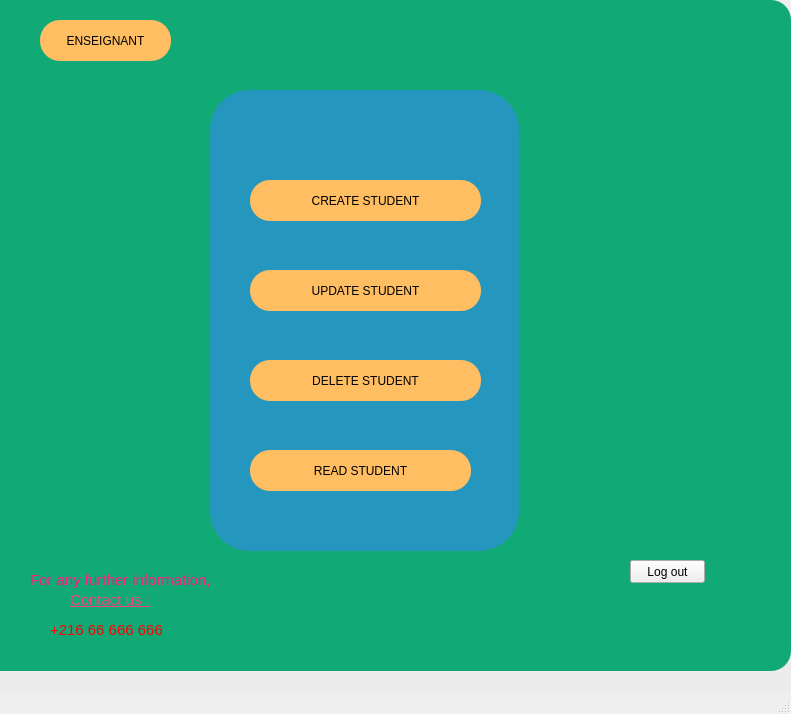
<?xml version="1.0" encoding="UTF-8"?>
<ui version="4.0">
 <class>eleveMainWindow</class>
 <widget class="QMainWindow" name="eleveMainWindow">
  <property name="geometry">
   <rect>
    <x>0</x>
    <y>0</y>
    <width>791</width>
    <height>714</height>
   </rect>
  </property>
  <property name="windowTitle">
   <string>MainWindow</string>
  </property>
  <widget class="QWidget" name="centralwidget">
   <widget class="QGroupBox" name="groupBox">
    <property name="geometry">
     <rect>
      <x>-10</x>
      <y>0</y>
      <width>841</width>
      <height>711</height>
     </rect>
    </property>
    <property name="title">
     <string>USER LIST</string>
    </property>
    <widget class="QPushButton" name="pushButton_5">
     <property name="geometry">
      <rect>
       <x>640</x>
       <y>560</y>
       <width>75</width>
       <height>23</height>
      </rect>
     </property>
     <property name="text">
      <string>Log out</string>
     </property>
    </widget>
    <widget class="QFrame" name="frame_14">
     <property name="geometry">
      <rect>
       <x>-10</x>
       <y>10</y>
       <width>721</width>
       <height>69</height>
      </rect>
     </property>
     <property name="styleSheet">
      <string notr="true">border-color: rgb(37, 150, 190);
border-radius: 40px;</string>
     </property>
     <property name="frameShape">
      <enum>QFrame::StyledPanel</enum>
     </property>
     <property name="frameShadow">
      <enum>QFrame::Raised</enum>
     </property>
     <widget class="QPushButton" name="pushButton_6">
      <property name="geometry">
       <rect>
        <x>60</x>
        <y>10</y>
        <width>131</width>
        <height>41</height>
       </rect>
      </property>
      <property name="styleSheet">
       <string notr="true">#pushButton_6{

border-radius:20px;


background-color: #ffbe62
}

#pushButton_6:hover{
border-radius:20px;
font: 10pt 'Century Gothic';
background:#ffffff;


}
</string>
      </property>
      <property name="text">
       <string>ENSEIGNANT</string>
      </property>
     </widget>
    </widget>
    <widget class="QLabel" name="contactus_label_7">
     <property name="geometry">
      <rect>
       <x>80</x>
       <y>590</y>
       <width>91</width>
       <height>20</height>
      </rect>
     </property>
     <property name="styleSheet">
      <string notr="true">color: rgb(255, 63, 126);
font: 6pt &quot;MS Shell Dlg 2&quot;;
text-decoration: underline;</string>
     </property>
     <property name="text">
      <string>&lt;html&gt;&lt;head/&gt;&lt;body&gt;&lt;p&gt;&lt;span style=&quot; font-size:11pt;&quot;&gt;Contact us :&lt;/span&gt;&lt;/p&gt;&lt;/body&gt;&lt;/html&gt;</string>
     </property>
    </widget>
    <widget class="QLabel" name="number_label_7">
     <property name="geometry">
      <rect>
       <x>60</x>
       <y>620</y>
       <width>121</width>
       <height>20</height>
      </rect>
     </property>
     <property name="styleSheet">
      <string notr="true">color: rgb(255, 0, 0);
font: 75 6pt &quot;MS Shell Dlg 2&quot;;
background-color: none;</string>
     </property>
     <property name="text">
      <string>&lt;html&gt;&lt;head/&gt;&lt;body&gt;&lt;p&gt;&lt;span style=&quot; font-size:11pt;&quot;&gt;+216 66 666 666&lt;/span&gt;&lt;/p&gt;&lt;/body&gt;&lt;/html&gt;</string>
     </property>
    </widget>
    <widget class="QLabel" name="label_23">
     <property name="geometry">
      <rect>
       <x>40</x>
       <y>570</y>
       <width>191</width>
       <height>20</height>
      </rect>
     </property>
     <property name="styleSheet">
      <string notr="true">color: rgb(255, 28, 126);
font: 6pt &quot;MS Shell Dlg 2&quot;;
background-color: none;</string>
     </property>
     <property name="text">
      <string>&lt;html&gt;&lt;head/&gt;&lt;body&gt;&lt;p&gt;&lt;span style=&quot; font-size:11pt;&quot;&gt;For any further information,&lt;/span&gt;&lt;/p&gt;&lt;/body&gt;&lt;/html&gt;</string>
     </property>
    </widget>
    <widget class="QFrame" name="frame_13">
     <property name="geometry">
      <rect>
       <x>220</x>
       <y>90</y>
       <width>309</width>
       <height>461</height>
      </rect>
     </property>
     <property name="styleSheet">
      <string notr="true">background-color: #2596be;
border-radius: 40px;
</string>
     </property>
     <property name="frameShape">
      <enum>QFrame::StyledPanel</enum>
     </property>
     <property name="frameShadow">
      <enum>QFrame::Raised</enum>
     </property>
     <widget class="QPushButton" name="pushButton_4">
      <property name="geometry">
       <rect>
        <x>40</x>
        <y>90</y>
        <width>231</width>
        <height>41</height>
       </rect>
      </property>
      <property name="styleSheet">
       <string notr="true">#pushButton_4{

border-radius:20px;


background-color: #ffbe62
}

#pushButton_4:hover{
border-radius:20px;
font: 10pt 'Century Gothic';
background:#ffffff;


}</string>
      </property>
      <property name="text">
       <string>CREATE STUDENT</string>
      </property>
     </widget>
     <widget class="QPushButton" name="pushButton">
      <property name="geometry">
       <rect>
        <x>40</x>
        <y>180</y>
        <width>231</width>
        <height>41</height>
       </rect>
      </property>
      <property name="styleSheet">
       <string notr="true">#pushButton{

border-radius:20px;


background-color: #ffbe62
}

#pushButton:hover{
border-radius:20px;
font: 10pt 'Century Gothic';
background:#ffffff;


}</string>
      </property>
      <property name="text">
       <string>UPDATE STUDENT</string>
      </property>
     </widget>
     <widget class="QPushButton" name="pushButton_2">
      <property name="geometry">
       <rect>
        <x>40</x>
        <y>270</y>
        <width>231</width>
        <height>41</height>
       </rect>
      </property>
      <property name="styleSheet">
       <string notr="true">#pushButton_2{

border-radius:20px;


background-color: #ffbe62
}

#pushButton_2:hover{
border-radius:20px;
font: 10pt 'Century Gothic';
background:#ffffff;


}</string>
      </property>
      <property name="text">
       <string>DELETE STUDENT</string>
      </property>
     </widget>
     <widget class="QPushButton" name="pushButton_3">
      <property name="geometry">
       <rect>
        <x>40</x>
        <y>360</y>
        <width>221</width>
        <height>41</height>
       </rect>
      </property>
      <property name="styleSheet">
       <string notr="true">#pushButton_3{

border-radius:20px;


background-color: #ffbe62
}

#pushButton_3:hover{
border-radius:20px;
font: 10pt 'Century Gothic';
background:#ffffff;


}</string>
      </property>
      <property name="text">
       <string>READ STUDENT</string>
      </property>
     </widget>
    </widget>
    <widget class="QGraphicsView" name="graphicsView_2">
     <property name="geometry">
      <rect>
       <x>-10</x>
       <y>0</y>
       <width>811</width>
       <height>671</height>
      </rect>
     </property>
     <property name="styleSheet">
      <string notr="true">background-color:rgb(17, 170, 119);
border-radius: 20px;</string>
     </property>
    </widget>
    <zorder>graphicsView_2</zorder>
    <zorder>pushButton_5</zorder>
    <zorder>frame_14</zorder>
    <zorder>contactus_label_7</zorder>
    <zorder>number_label_7</zorder>
    <zorder>label_23</zorder>
    <zorder>frame_13</zorder>
   </widget>
  </widget>
  <widget class="QMenuBar" name="menubar">
   <property name="geometry">
    <rect>
     <x>0</x>
     <y>0</y>
     <width>791</width>
     <height>22</height>
    </rect>
   </property>
  </widget>
  <widget class="QStatusBar" name="statusbar"/>
 </widget>
 <resources/>
 <connections/>
</ui>
